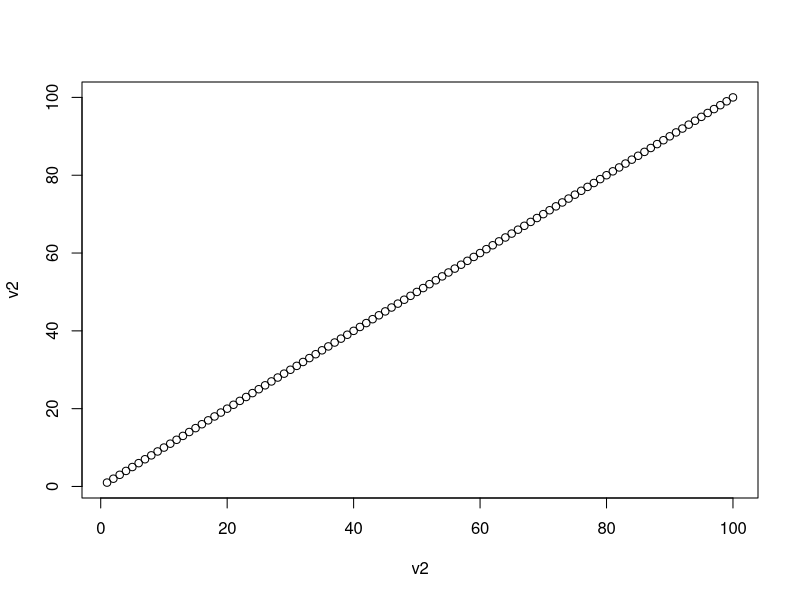
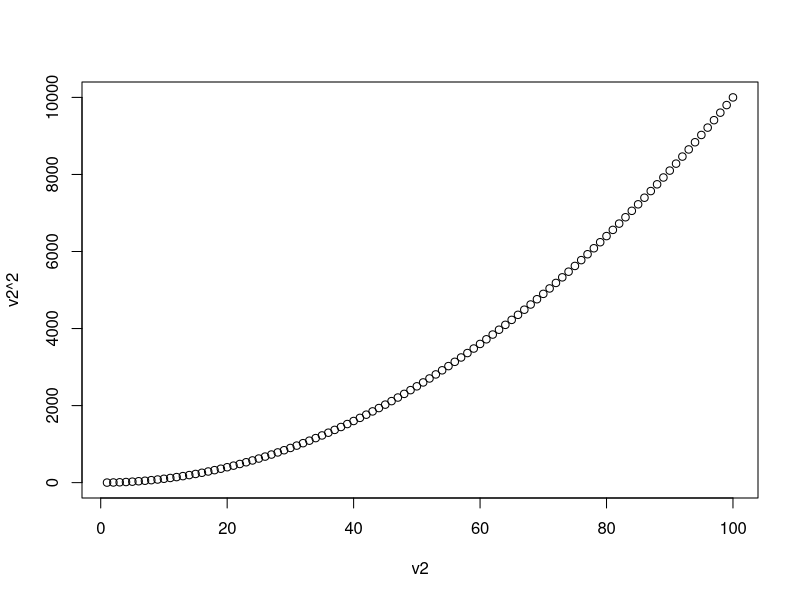
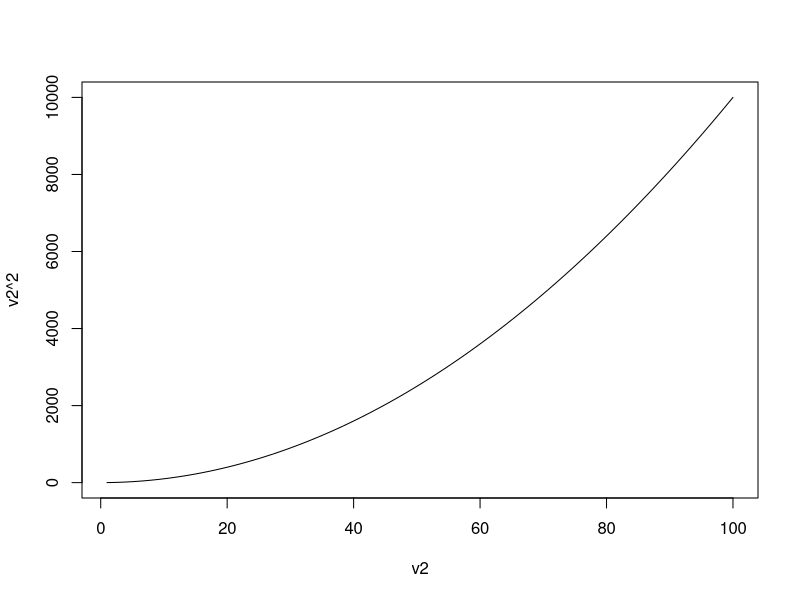
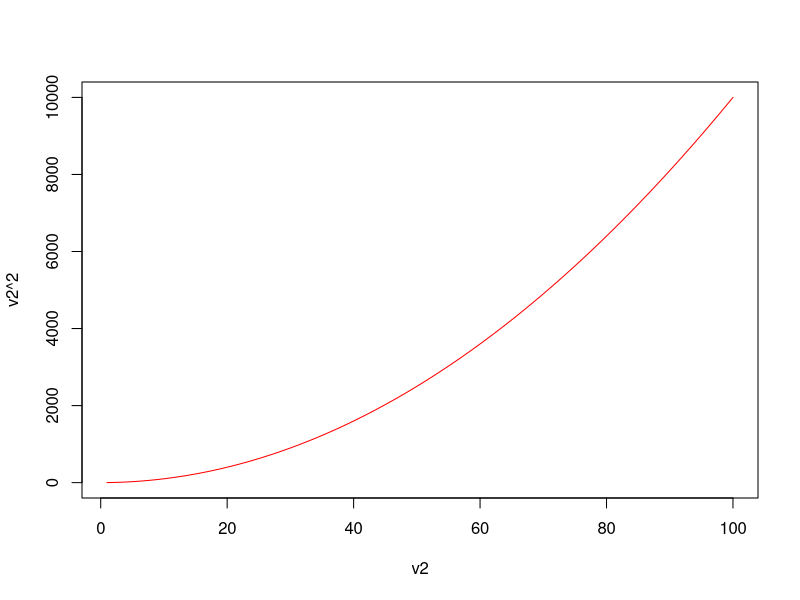
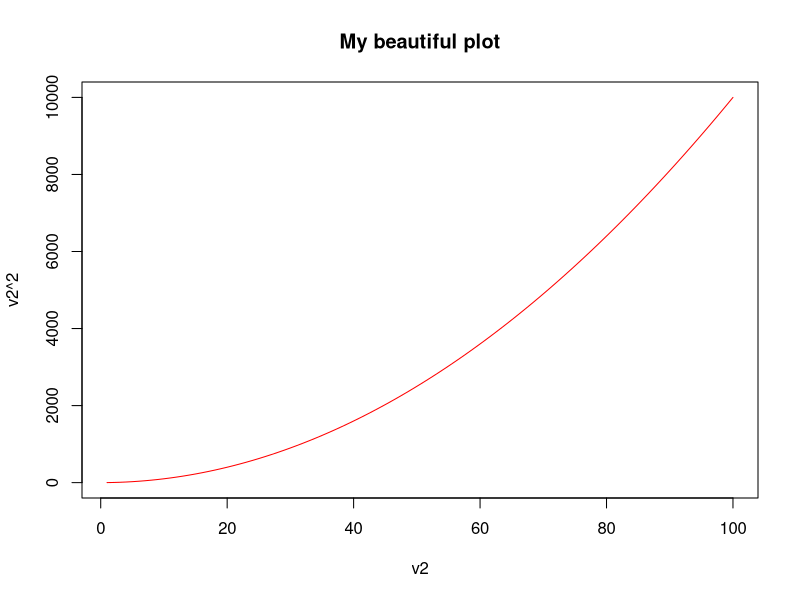
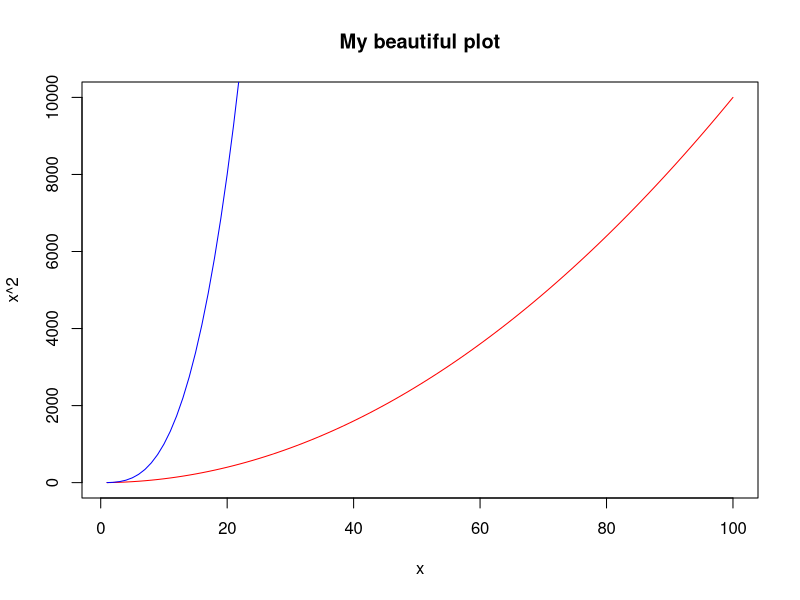
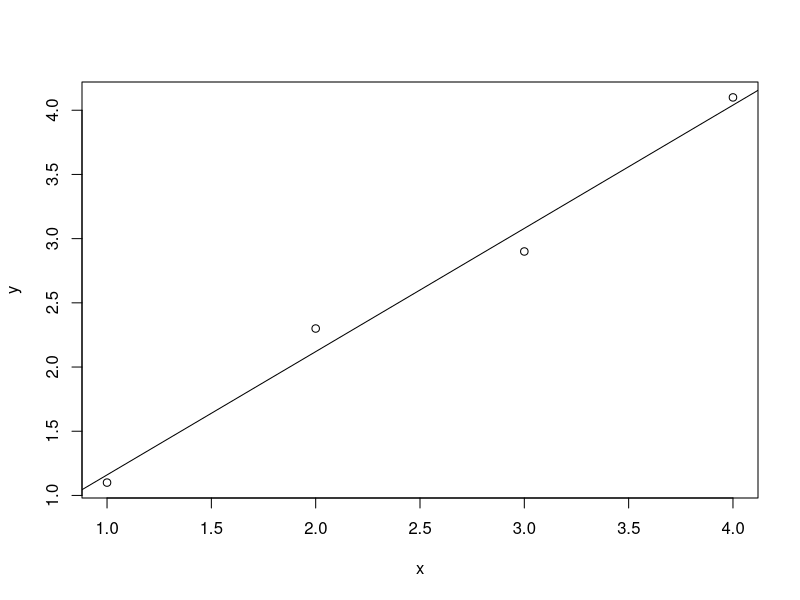
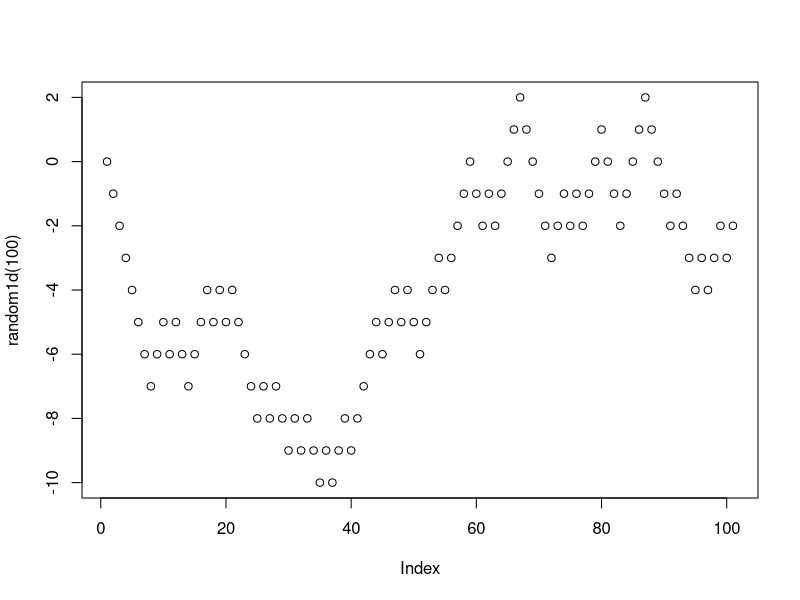

Here is the R script that generated these plots, in order:
## ---- chunk 1
# Introduction to variables
# Variables can be any sequence of letter and numbers, but 
# it cannot start with a number
x = 2
x <- 4
2+2 
y <- x^5
y


# Introduction to vectors
v1 <- c(2,3,6,12)
v2 <- 1:100
length(v2)
v2
v3 <- seq(1,100,5)  # call without naming arguments
v3
v3 <- seq(from=1,to=100,by=5) # call with names of arguments
v3
v3 <- seq(to=100,by=5) # call skipping the first argument
#and using the default value 1 - see help(seq)
v3
v3 <- seq(by=5,to=100) # call by arguments and change order or arguments

# Indexing vectors
v3[3] #uses square brackets to obtain the third element of the vector
v3>20 # produce a vector of boolean values that are TRUE when
      #v3 is greater than 20
v3[v3>20] # select from v3 all the values that are greater than 20
v4<-c(1,2,3,4,5)
v4[c(FALSE,TRUE,FALSE,TRUE,FALSE)] #select from v4 the second and fourth element
v3[1:10] # first ten elements
v3[-1] # dropping first element

head(v2) # prints the first few elements of v2
tail(v2) # prints the last few elements of v2
which(v3 == 26) # returns the position of v3 that equals 26

#Numerical operations with vectors
2^v2
log(v2)
v5 <- 101:200
v5-v2
v5/v2
v1/v2

#Using strings in R
mystring <- "Ecology"
vstrg <- c("Anna", "Peter", "Xavier")
vstrg[2]

#making plots in R
plot(v2,v2)
plot(v2,v2^2)
plot(v2,v2^2,type="l")
plot(v2,v2^2,type="l",col="red")
plot(v2,v2^2,type="l",col="red",main="My beautiful plot")
plot(v2,v2^2,type="l",col="red",main="My beautiful plot",xlab="x",
     ylab="x^2")
lines(v2,v2^3,col="blue")

# Matrices in R
m <- matrix(5,3,2)
m
m2 <- matrix(1:6,3,2)
m2
t(m2) # transposes matrix

x <- 1:4
y <- 5:8

m3<-cbind(x,y)
m3
m4<-rbind(x,y)
m4

# Indexing matrices
m3[3,2] #element in row 3 and column 2
m3[1,] #entire first row
m3[,1] #entire first column
colnames(m3)<-c("col1","col2")
m3
m3[,"col2"]


# Lists in R
mylist <- list(elem1=m,elem2=v2,elem3="my list")
mylist$elem2

# Dataframes
df <- as.data.frame(m3)
df$col1
## ---- chunk 2
# FOR loops

for (k in 1:10)  # for k =1, 2, 3, 4, 5,...10
  print (k^2)   #do this

R <- 1.2
n <- 1
print(n[1])
for (t in 1:100)
{
  n[t+1] <- R*n[t]
  print(n[t+1])
}


R <- 1.2
n <- 1
for (t in 1:100)
  n[t+1] <- R*n[t]

# IF conditional statement

# logical operators
# == equal to
# > greater than
# < smaller than
# >= greater or equal
# <= smaller or equal
# != different from
# && and
# || or

if (3>2) print ("yes")
if (3==2) print ("yes") else print("no")

if ((3>2)&&(4>5)) print ("yes")

for (k in 1:10)  # for k =1, 2, 3, 4, 5,...10
  if (k^2>20) print (k^2)  
## ---- chunk 3
# creating FUNCTIONS in r

pythagoras <- function (c1,c2)
{
  h <- sqrt (c1^2 + c2^2)
  return (h)
}

pythagoras(1,1)

pythagoras(5,5)
pythagoras(10,1)

# regression in R

help(lm)
x <- c(1,2,3,4)
y <- c(1.1,2.3,2.9,4.1)
plot(x,y)
myreg<-lm(y ~ x)
summary(myreg)
abline(myreg)
## ---- chunk 4

random1d<-function(tmax)
{
x<-0
for (t in 1:tmax)
{
  r<-runif(1)
  if (r<1/2)
    x[t+1]<-x[t]+1 else
      x[t+1]<-x[t]-1
}
return(x)
}

plot(random1d(100))

tmax<-10000
lastx<-0
for (i in 1:1000)
{
  x<-random1d(tmax)
  lastx[i]<-x[tmax]
}

hist(lastx)
mean(lastx)
d<-sqrt(lastx^2)
hist(d)
mean(d)
median(d)
max(d)
hist(d[d<20],breaks=c(1:20))
